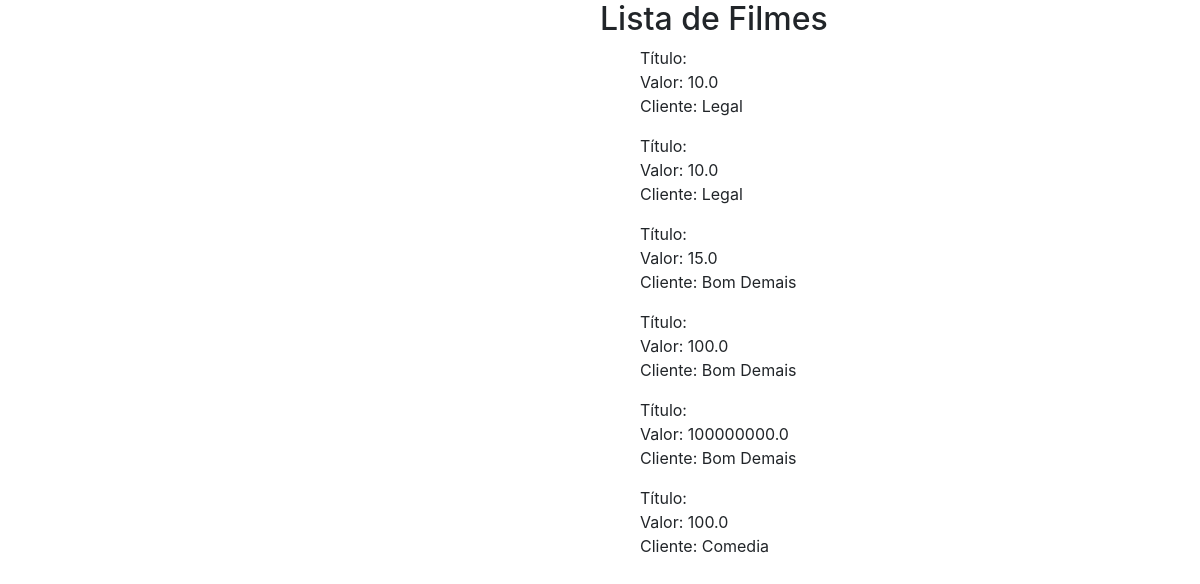
The page /lista_filmes/ on the database its author committed.
### locadora/models.py (models this page shows, shortened)
class filme(models.Model):
    titulo = models.CharField(max_length=150)
    valor = models.FloatField()
    categoria = models.ForeignKey(categoria, on_delete=models.CASCADE)

class categoria(models.Model):
    nome = models.CharField(max_length=150)

### locadora/views.py (the view)
# urls.py: path('lista_filmes/',lista_filmes, name="filmes"),
def lista_filmes(request):
    lista = filme.objects.all()
    context={'filmes': lista}
    return render(request,'locadora/lista_filmes.html',context)

### locadora/templates/locadora/lista_filmes.html (shortened to what this page needs)
<!DOCTYPE html>
<html lang="pt-br">
<head>
    <link rel="stylesheet" href="https://stackpath.bootstrapcdn.com/bootstrap/4.5.2/css/bootstrap.min.css">
</head>
<body>
    <h2>Lista de Filmes</h2>
    {% for filme in filmes %}
                <ul>
                    <li>Título: {{ filme.nome }} </li>
                    <li>Valor: {{ filme.valor }}</li>
                    <li>Cliente: {{ filme.categoria.nome }}</li>
                </ul>
        {% endfor %}
</body>
</html>

### locadora/templates/locadora/lista_filmes.html (style rules this page uses)
body { margin-left: 600px; }
li { list-style: none; }

### rows shown on the page
filme: valor "10.0", categoria.nome "Legal"
filme: valor "10.0", categoria.nome "Legal"
filme: valor "15.0", categoria.nome "Bom Demais"
filme: valor "100.0", categoria.nome "Bom Demais"
filme: valor "100000000.0", categoria.nome "Bom Demais"
filme: valor "100.0", categoria.nome "Comedia"
